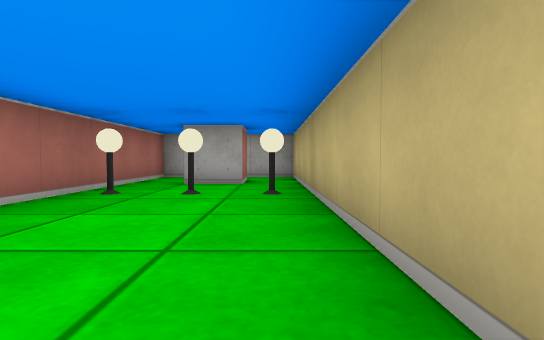
View 1 (above)

13 first-person views from a walk through a cub3D level. The camera is about half as high as the walls, tilts 2° down and sees 80° across. The floor is counted in squares. Each view is taken from the middle of a square. On the plan, view 1 faces up. The plan holds only what a view shows up to about 9 squares ahead; the rest is blank.

View 2
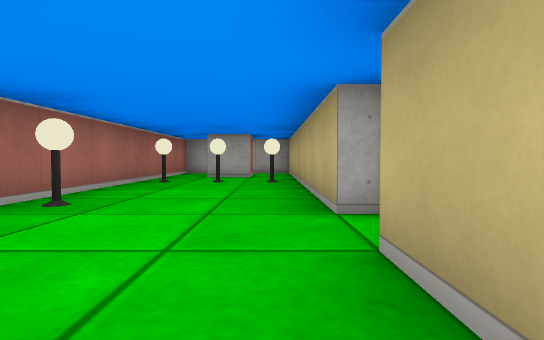

View 3
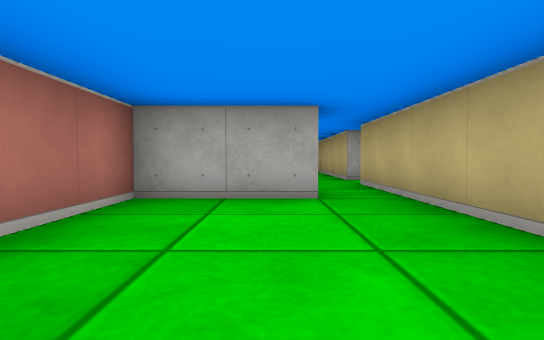

View 4
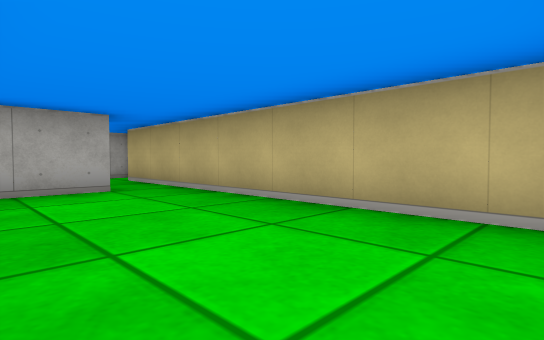

View 5
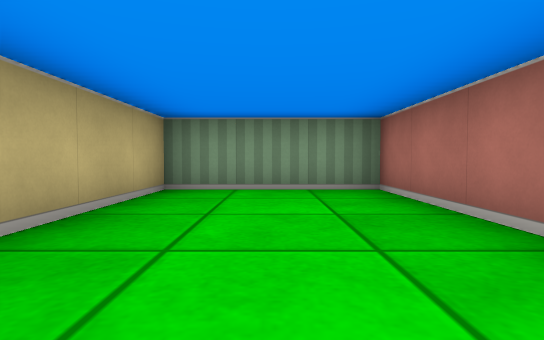

View 6
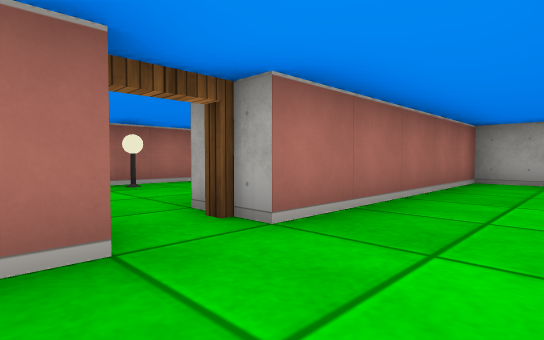

View 7
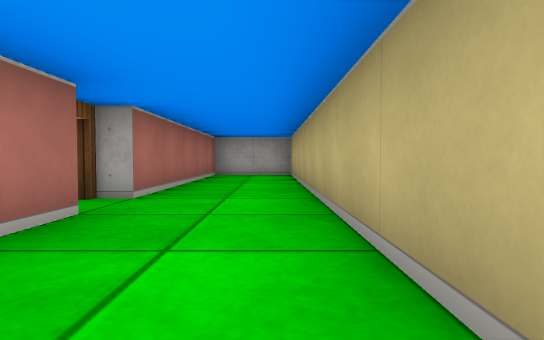

View 8
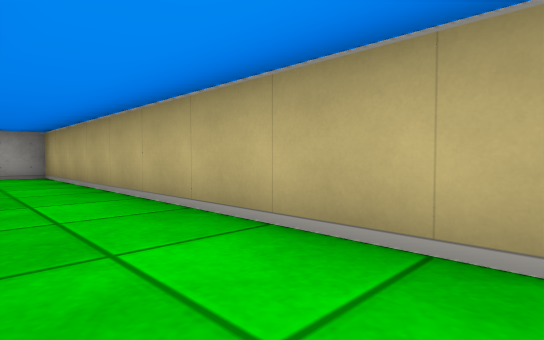

View 9
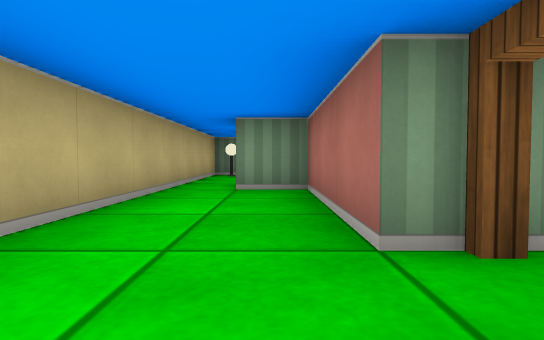

View 10
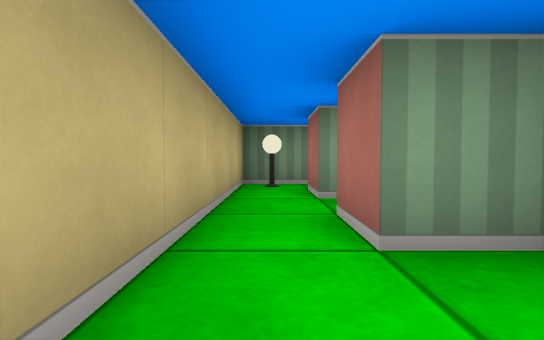

View 11
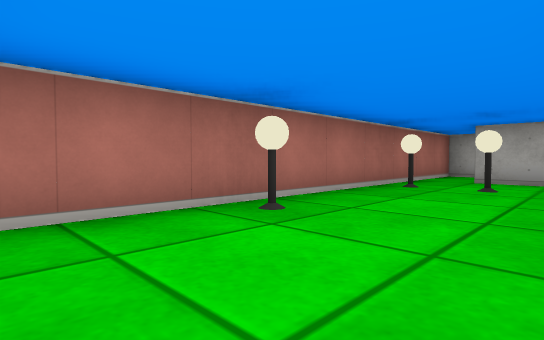

View 12
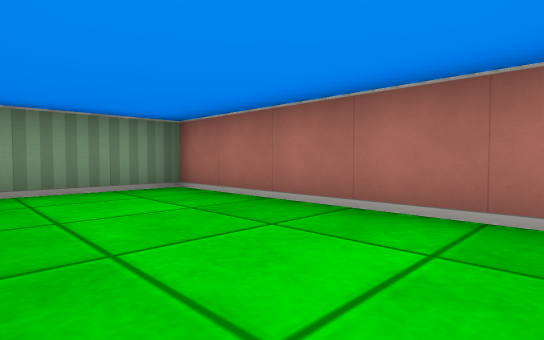

View 13
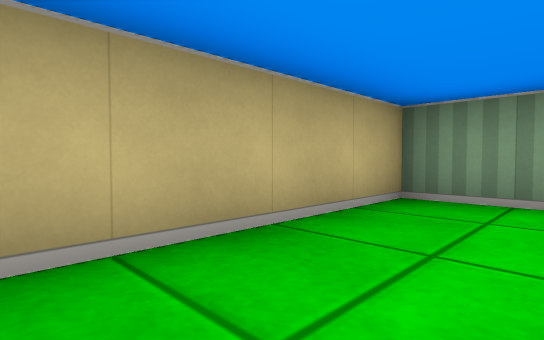

### Floor plan
Points are (right, up) in squares from view 1. A wall is a line through its corners. A room is listed if a view was taken in it or the views show most of it. See-through windows are left out.
Room 1 (views 1, 11)
walls: (0.5, 0.5) (0.5, 6.5); (-0.4, 5.5) (-1.5, 5.5); (0.5, -1.5) (0.5, -0.5); (-2.5, 6) (-2.5, -0.9)
ways out: opening at (0, -2) to room 2; open door at (1, 0) to room 3
objects: lamp (-2, 1); lamp (-2, 4); lamp (-1, 4); lamp (0, 4)
Room 2 (views 2, 3, 4, 5, 12, 13)
walls: (-0.4, -2.5) (-2.5, -2.5) (-2.5, -7.5) (0.5, -7.5) (0.5, -1.5)
ways out: opening at (0, -2) to room 1
Room 3 (views 6, 7, 8, 9, 10)
walls: (1.5, -0.5) (1.5, -3.5) (2.5, -3.5); (3.5, -3.5) (3.5, 5.5) (1.5, 5.5) (1.5, 0.5)
ways out: open door at (1, 0) to room 1; opening at (3, -3) to room 4
Room 4 (no view inside)
walls: (2.5, -5.5) (2.5, -6.5); (2.5, -3.5) (2.5, -4.5); (2.4, -7.5) (3.5, -7.5) (3.5, -3.5)
ways out: opening at (3, -3) to room 3
objects: lamp (3, -7)

Where each view was taken, in squares from view 1:
view 1: 0 up, 0 right, facing up
view 2: 2 down, 0 right, facing up
view 3: 6 down, 1 left, facing up
view 4: 7 down, 2 left, facing up-right
view 5: 3 down, 1 left, facing down
view 6: 1 down, 3 right, facing up-left
view 7: 3 down, 3 right, facing up
view 8: 3 down, 2 right, facing up-right
view 9: 1 up, 2 right, facing down
view 10: 2 down, 3 right, facing down
view 11: 1 down, 0 right, facing up-left
view 12: 3 down, 0 right, facing down-left
view 13: 4 down, 1 left, facing down-right
